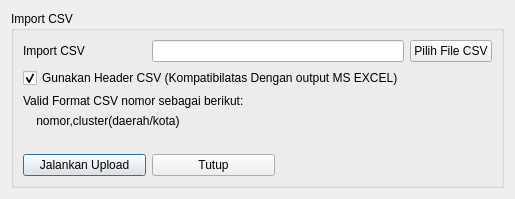
<?xml version="1.0" encoding="UTF-8"?>
<ui version="4.0">
 <class>ImportNomorCSV</class>
 <widget class="QDialog" name="ImportNomorCSV">
  <property name="geometry">
   <rect>
    <x>0</x>
    <y>0</y>
    <width>469</width>
    <height>193</height>
   </rect>
  </property>
  <property name="windowTitle">
   <string>Import CSV</string>
  </property>
  <layout class="QGridLayout" name="gridLayout_2">
   <item row="0" column="0">
    <layout class="QGridLayout" name="gridLayout">
     <item row="0" column="0">
      <widget class="QGroupBox" name="groupBox">
       <property name="title">
        <string>Import CSV</string>
       </property>
       <layout class="QGridLayout" name="gridLayout_4">
        <item row="0" column="0">
         <layout class="QGridLayout" name="gridLayout_3">
          <item row="3" column="0" colspan="4">
           <widget class="QLabel" name="label_3">
            <property name="text">
             <string>    nomor,cluster(daerah/kota)</string>
            </property>
           </widget>
          </item>
          <item row="0" column="1" colspan="2">
           <widget class="QLineEdit" name="lineEdit_fileupload">
            <property name="readOnly">
             <bool>true</bool>
            </property>
            <property name="clearButtonEnabled">
             <bool>true</bool>
            </property>
           </widget>
          </item>
          <item row="5" column="0">
           <widget class="QPushButton" name="pushButton_upload">
            <property name="text">
             <string>Jalankan Upload</string>
            </property>
           </widget>
          </item>
          <item row="5" column="1">
           <widget class="QPushButton" name="pushButton_batal">
            <property name="text">
             <string>Tutup</string>
            </property>
           </widget>
          </item>
          <item row="0" column="3">
           <widget class="QPushButton" name="pushButton_pilih_csv">
            <property name="text">
             <string>Pilih File CSV</string>
            </property>
            <property name="iconSize">
             <size>
              <width>30</width>
              <height>50</height>
             </size>
            </property>
           </widget>
          </item>
          <item row="0" column="0">
           <widget class="QLabel" name="label">
            <property name="text">
             <string>Import CSV</string>
            </property>
           </widget>
          </item>
          <item row="2" column="0" colspan="4">
           <widget class="QLabel" name="label_2">
            <property name="text">
             <string>Valid Format CSV nomor sebagai berikut:</string>
            </property>
           </widget>
          </item>
          <item row="4" column="0" colspan="4">
           <widget class="QLabel" name="label_4">
            <property name="text">
             <string/>
            </property>
           </widget>
          </item>
          <item row="6" column="0">
           <spacer name="verticalSpacer">
            <property name="orientation">
             <enum>Qt::Vertical</enum>
            </property>
            <property name="sizeHint" stdset="0">
             <size>
              <width>20</width>
              <height>40</height>
             </size>
            </property>
           </spacer>
          </item>
          <item row="1" column="0" colspan="3">
           <widget class="QCheckBox" name="checkBox_use_header">
            <property name="text">
             <string>Gunakan Header CSV (Kompatibilatas Dengan output MS EXCEL)</string>
            </property>
            <property name="checked">
             <bool>true</bool>
            </property>
           </widget>
          </item>
         </layout>
        </item>
       </layout>
      </widget>
     </item>
    </layout>
   </item>
  </layout>
 </widget>
 <resources/>
 <connections/>
</ui>
